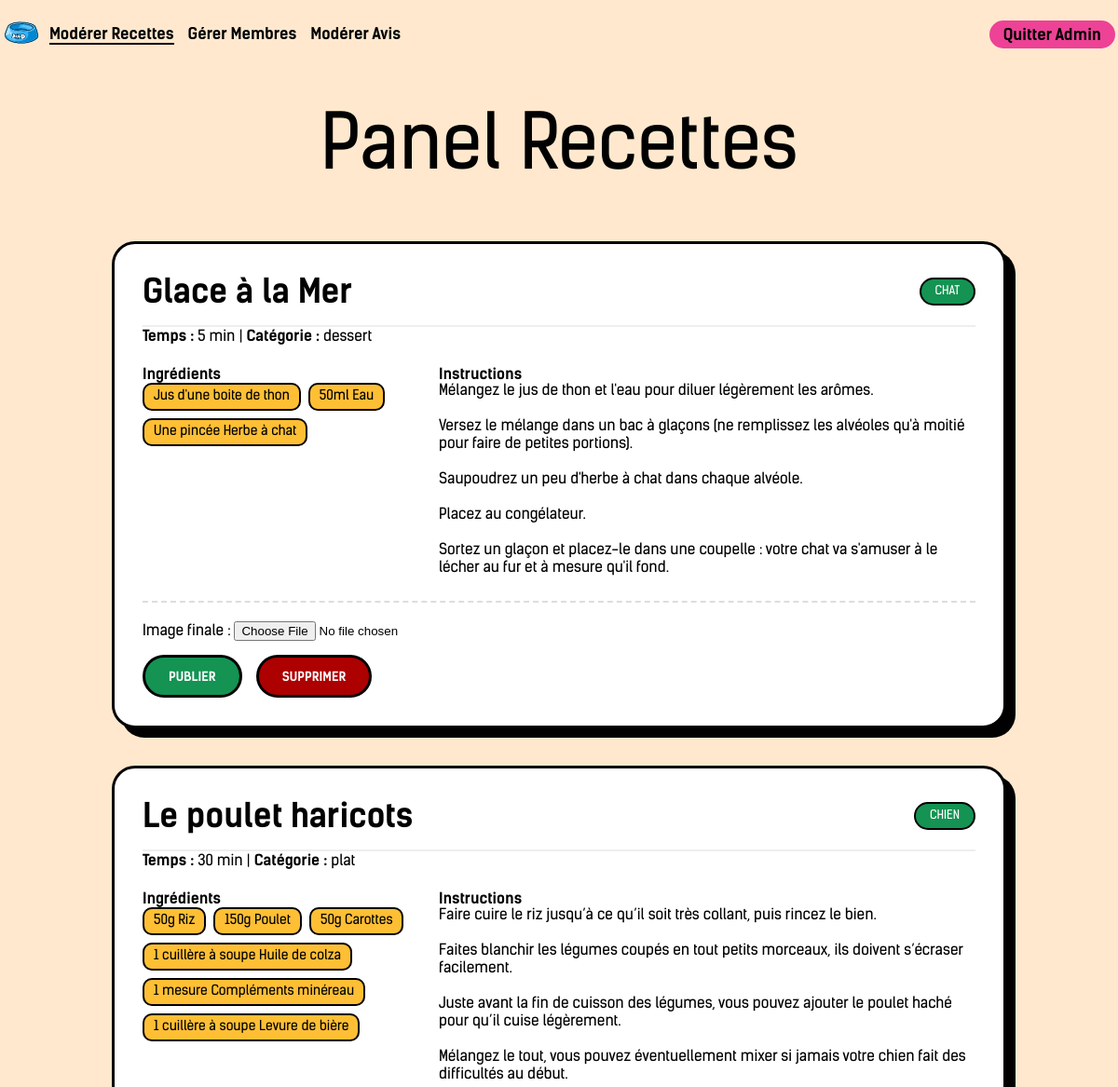
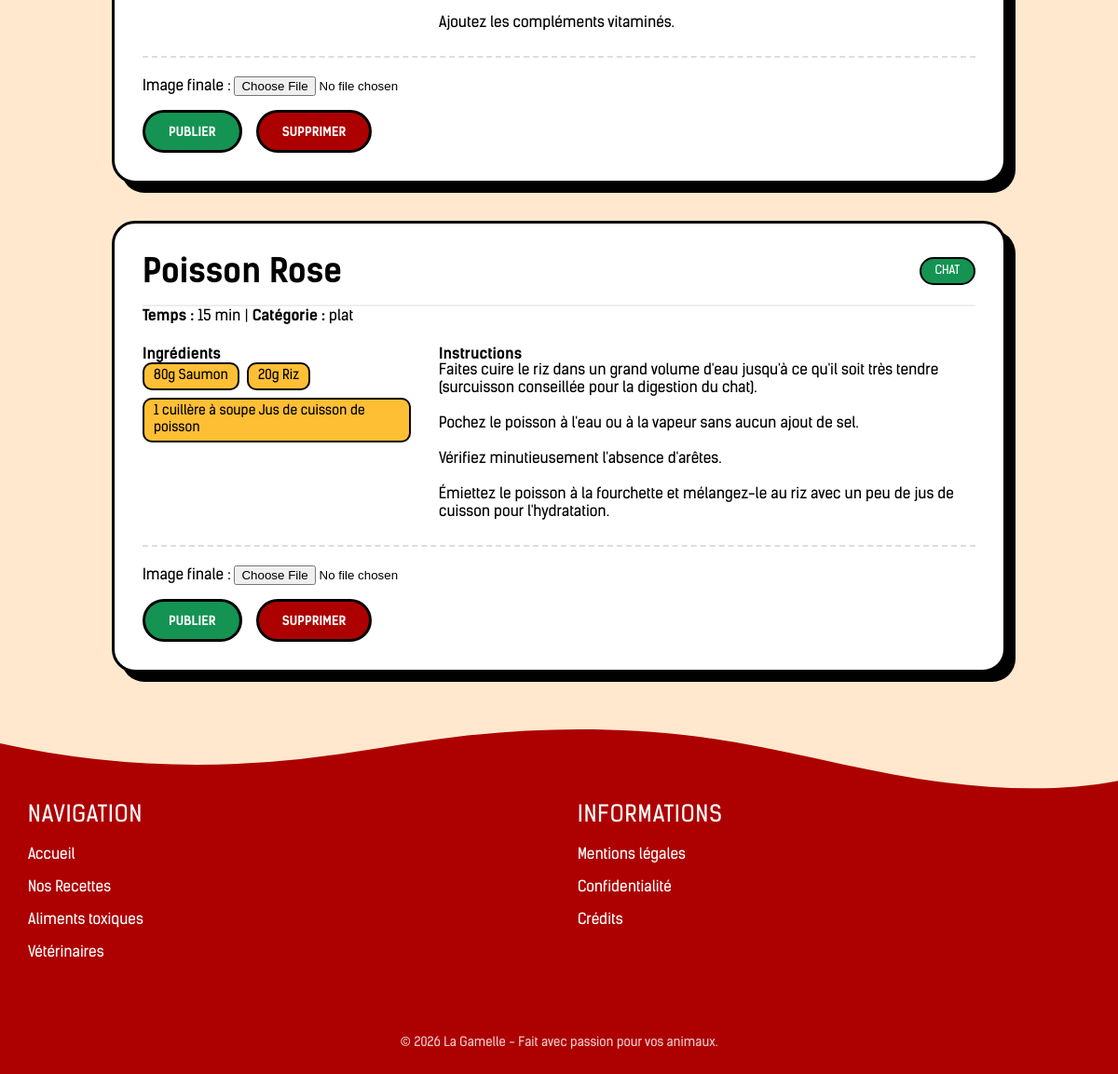
The page /vues/v-admin.php (signed in) on the database its author committed (2 pictures, top to bottom).
### tables this page shows
CREATE TABLE IF NOT EXISTS `recette` (
  `id_recette` int NOT NULL AUTO_INCREMENT,
  `nom_recette` varchar(50) NOT NULL,
  `contenu_recette` text NOT NULL,
  `image_recette` varchar(255) DEFAULT NULL,
  `temps` int NOT NULL,
  `categorie_recette` varchar(20) NOT NULL,
  `fk_utilisateur` int NOT NULL,
  `animal` varchar(5) NOT NULL,
  `niveau` int NOT NULL,
  PRIMARY KEY (`id_recette`)
);

CREATE TABLE IF NOT EXISTS `ingredient_recette` (
  `id` int NOT NULL AUTO_INCREMENT,
  `fk_recette` int NOT NULL,
  `fk_ingredient` int NOT NULL,
  `quantite` varchar(30) DEFAULT NULL,
  PRIMARY KEY (`id`)
);

CREATE TABLE IF NOT EXISTS `ingredient` (
  `id_ingredient` int NOT NULL AUTO_INCREMENT,
  `nom_ingredient` varchar(50) NOT NULL,
  PRIMARY KEY (`id_ingredient`)
);

### controleurs/c-admin.php (called while the page is built, shortened)
<?php
require_once('../modeles/m-admin.php');
$page = $_GET['admin'] ?? 'Recettes';
if ($page === 'Recettes') $recettes = selectionRecettesAValider($db);
?>

### modeles/m-admin.php (called while the page is built, shortened)
<?php
function selectionRecettesAValider($db) {
    $stmt = $db->prepare('SELECT * FROM recette WHERE image_recette IS NULL OR image_recette = ""');
    $stmt->execute();
    return $stmt->fetchAll(PDO::FETCH_ASSOC);
}
function selectionIngredientsParRecette($db, $id_recette) {
    $stmt = $db->prepare('
        SELECT i.nom_ingredient, ir.quantite
        FROM ingredient_recette ir
        JOIN ingredient i ON ir.fk_ingredient = i.id_ingredient
        WHERE ir.fk_recette = :id
    ');
    $stmt->execute([':id' => $id_recette]);
    return $stmt->fetchAll(PDO::FETCH_ASSOC);
}
?>

### vues/v-admin.php (the view, shortened to what this page needs)
<?php
include('../controleurs/c-admin.php');
?>
<!DOCTYPE html>
<html lang="fr">
<head>
    <link rel="stylesheet" href="../assets/css/style.css">
    <link rel="stylesheet" href="../assets/css/admin.css">
</head>
<body>
    <header>
        <a href="../index.php" class="logo"><img src="../assets/images/logo.webp" alt="Retour"></a>
        <nav id="menu">
            <ul class="navbar">
                <li><a href="v-admin.php?admin=Recettes" class="<?= ($page === 'Recettes') ? 'active' : '' ?>">Modérer Recettes</a></li>
                <li><a href="v-admin.php?admin=Utilisateurs" class="<?= ($page === 'Utilisateurs') ? 'active' : '' ?>">Gérer Membres</a></li>
                <li><a href="v-admin.php?admin=Avis" class="<?= ($page === 'Avis') ? 'active' : '' ?>">Modérer Avis</a></li>
            </ul>
            <div class="connexion">
                <a href="../index.php" class="btn-quitter">Quitter Admin</a>
            </div>
        </nav>
    </header>
<main class="admin-wrapper">
    <?php if ($page === 'Recettes'): ?>
        <h2 class="admin-title">Panel Recettes</h2>
        <div class="recettes-list">
            <?php foreach ($recettes as $r):
                $ingredients = selectionIngredientsParRecette($db, $r['id_recette']);
            ?>
                <div class="card-admin">
                    <div class="card-header">
                        <h3 class="recipe-name"><?= $r['nom_recette'] ?></h3>
                        <span class="badge-animal <?= $r['animal'] ?>"><?= $r['animal'] ?></span>
                    </div>
                    <div class="card-content">
                        <div class="info-line">
                            <strong>Temps :</strong> <?= $r['temps'] ?> min |
                            <strong>Catégorie :</strong> <?= $r['categorie_recette'] ?>
                        </div>
                        <div class="details-grid">
                            <div class="ingredients-box">
                                <h4>Ingrédients</h4>
                                <div class="ing-tags">
                                    <?php foreach ($ingredients as $ing): ?>
                                        <span class="ing-tag"><?= $ing['quantite'] ?> <?= $ing['nom_ingredient'] ?></span>
                                    <?php endforeach; ?>
                                </div>
                            </div>
                            <div class="instructions-box">
                                <h4>Instructions</h4>
                                <p><?= nl2br(htmlspecialchars($r['contenu_recette'])) ?></p>
                            </div>
                        </div>
                    </div>
                    <div class="card-footer">
                        <form action="v-admin.php?admin=Recettes" method="POST" enctype="multipart/form-data" class="admin-form">
                            <div class="upload-group">
                                <label>Image finale :</label>
                                <input type="file" name="image_recette" accept="image/*" required>
                            </div>
                            <div class="btn-group">
                                <button type="submit" name="valider" class="btn-publier">PUBLIER</button>
                                <button type="submit" name="action_admin" value="supprimer_recette" class="btn-danger" onclick="return confirm('Supprimer définitivement ?');">SUPPRIMER</button>
                            </div>
                        </form>
                    </div>
                </div>
            <?php endforeach; ?>
        </div>
    <?php endif; ?>
</main>
 <footer class="main-footer">
        <div class="footer-wave">
        </div>
        <div class="footer-container">
            <div class="footer-links">
                <h3>Navigation</h3>
                <ul>
                    <li><a href="../index.php">Accueil</a></li>
                    <li><a href="../vues/recette.php">Nos Recettes</a></li>
                    <li><a href="../vues/alimentsdangereuxV.php">Aliments toxiques</a></li>
                    <li><a href="../vues/index.php">Vétérinaires</a></li>
                </ul>
            </div>
            <div class="footer-links">
                <h3>Informations</h3>
                <ul>
                    <li><a href="../vues/mentions-legales.php">Mentions légales</a></li>
                    <li><a href="../vues/mentions-legales.php#confidentialite">Confidentialité</a></li>
                    <li><a href="../vues/mentions-legales.php#credits">Crédits</a></li>
                </ul>
            </div>
        </div>
        <div class="footer-bottom">
            <p>&copy; 2026 La Gamelle - Fait avec passion pour vos animaux.</p>
        </div>
    </footer>
</body>
</html>

### assets/css/style.css (style rules this page uses)
:root { --beige: #FFE8CE; --rouge: #AD0000; --orange: #E63C23; --jaune: #FFBF35; --rose: #ED4296; --vert: #149353; --bleu: #116FD1; --noir: #010101; }
html { scrollbar-color: var(--noir) transparent; scrollbar-width: thin; scroll-behavior: smooth; }
* { margin: 0; padding: 0; box-sizing: border-box; }
body { background-color: var(--beige); font-family: 'Louis George Cafe', sans-serif; }
h1, h2, h3 { font-family: 'Nobulina', sans-serif; font-weight: normal; }
a { text-decoration: none; color: var(--noir); transition: all 0.3s ease; }
header { display: flex; justify-content: space-between; align-items: center; padding: 10px 3px; }
nav { position: fixed; z-index: 1001; inset: 0; background-color: var(--jaune); font-size: 1.5rem; display: flex; justify-content: center; flex-direction: column; gap: 30px; opacity: 0; visibility: hidden; pointer-events: none; }
nav a { color: var(--noir); position: relative; font-family: 'Kelson Sans', sans-serif; font-weight: bold; }
.navbar, .connexion, .compte.mobile-only { display: flex; align-items: center; flex-direction: column; gap: 30px; list-style: none; }
.burger img, .logo img { width: 40px; }
.logo img { transform: rotate(-0.01turn); cursor: pointer; }
h2 { font-size: 3rem; }
footer { background-color: var(--rouge); font-family: 'Kelson Sans', sans-serif; font-size: 1.2rem; }
.main-footer { position: relative; padding-top: 60px; margin-top: 60px; color: #fff; text-align: center; }
.footer-wave { position: absolute; top: 0; left: 0; width: 100%; overflow: hidden; line-height: 0; }
.footer-wave svg { display: block; width: calc(100% + 1.3px); height: 40px; }
.footer-container { max-width: 1200px; margin: 0 auto; padding: 0 30px; display: flex; flex-direction: column; gap: 40px; }
.footer-links h3 { margin-bottom: 15px; font-size: 1.5rem; color: #fff; font-family: 'Kelson Sans', sans-serif; text-transform: uppercase; letter-spacing: 1px; }
.footer-links ul { list-style: none; padding: 0; }
.footer-links ul li { margin-bottom: 12px; }
.footer-links ul li a { text-decoration: none; color: #fff; font-size: 1rem; transition: color 0.3s ease; }
.footer-bottom { padding: 25px 20px; margin-top: 40px; border-top: 1.5px solid rgba(0, 0, 0, 0.05); font-size: 0.85rem; opacity: 0.8; text-align: center; }
@media (min-width: 768px) { .main-footer { text-align: left; padding-top: 80px; } }
@media (min-width: 768px) { .footer-wave svg { height: 70px; } }
@media (min-width: 768px) { .footer-container { flex-direction: row; justify-content: space-between; align-items: flex-start; } }
@media (min-width: 768px) { .footer-links { flex: 1; } }
@media (min-width: 850px) { header { flex-direction: row; justify-content: start; gap: 10px; } }
@media (min-width: 850px) { nav { background: transparent; position: static; font-size: 1rem; opacity: 1; visibility: visible; pointer-events: auto; transform: none; flex-direction: row; justify-content: space-between; align-items: center; width: 100%; } }
@media (min-width: 850px) { .navbar, .connexion { flex-direction: row; gap: 15px; } }
@media (min-width: 850px) { nav a { opacity: 1; transform: none; position: relative; } }
@media (min-width: 850px) { nav li { text-align: center; } }
@media (min-width: 850px) { nav a.active { border-bottom: var(--noir) 2px solid; } }
@media (min-width: 850px) { .connexion a { background-color: var(--rose); padding: 5px 15px; border-radius: 20px; transition: all 0.3s ease; } }
@media (min-width: 900px) { nav { font-size: 1.05rem; } }

### rows shown on the page
recette: nom_recette "Glace à la Mer", animal "CHAT", temps "5", categorie_recette "dessert", contenu_recette "Mélangez le jus de thon et l'eau pour diluer légèrement les arômes. Versez le mélange dans un bac à glaçons (ne remplissez les alvéoles qu'à moitié pour faire de petites portions). Saupoudrez un peu d'herbe à chat dans chaque alvéole. Placez au congélateur. Sortez un glaçon et placez-le dans une coupelle : votre chat va s'amuser à le lécher au fur et à mesure qu'il fond."
ingredient_recette: fk_ingredient.nom_ingredient "Jus d'une boite de thon"
ingredient_recette: quantite "50ml", fk_ingredient.nom_ingredient "Eau"
ingredient_recette: quantite "Une pincée", fk_ingredient.nom_ingredient "Herbe à chat"
recette: nom_recette "Le poulet haricots", animal "CHIEN", temps "30", categorie_recette "plat", contenu_recette "Faire cuire le riz jusqu’à ce qu’il soit très collant, puis rincez le bien. Faites blanchir les légumes coupés en tout petits morceaux, ils doivent s’écraser facilement. Juste avant la fin de cuisson des légumes, vous pouvez ajouter le poulet haché pour qu’il cuise légèrement. Mélangez le tout, vous pouvez éventuellement mixer si jamais votre chien fait des difficultés au début. Ajoutez les compléments vitaminés."
ingredient_recette: quantite "50g", fk_ingredient.nom_ingredient "Riz"
ingredient_recette: quantite "150g", fk_ingredient.nom_ingredient "Poulet"
ingredient_recette: quantite "50g", fk_ingredient.nom_ingredient "Carottes"
ingredient_recette: quantite "1 cuillère à soupe", fk_ingredient.nom_ingredient "Huile de colza"
ingredient_recette: quantite "1 mesure", fk_ingredient.nom_ingredient "Compléments minéreau"
ingredient_recette: quantite "1 cuillère à soupe", fk_ingredient.nom_ingredient "Levure de bière"
recette: nom_recette "Poisson Rose", animal "CHAT", temps "15", categorie_recette "plat", contenu_recette "Faites cuire le riz dans un grand volume d'eau jusqu'à ce qu'il soit très tendre (surcuisson conseillée pour la digestion du chat). Pochez le poisson à l'eau ou à la vapeur sans aucun ajout de sel. Vérifiez minutieusement l'absence d'arêtes. Émiettez le poisson à la fourchette et mélangez-le au riz avec un peu de jus de cuisson pour l'hydratation."
ingredient_recette: quantite "80g", fk_ingredient.nom_ingredient "Saumon"
ingredient_recette: quantite "20g", fk_ingredient.nom_ingredient "Riz"
ingredient_recette: quantite "1 cuillère à soupe", fk_ingredient.nom_ingredient "Jus de cuisson de poisson"
